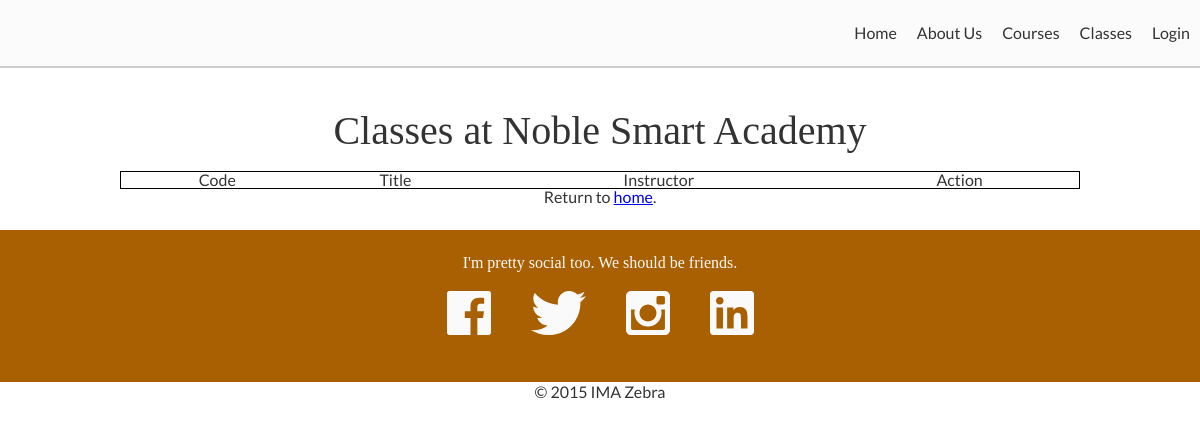
/classes.php, run on an earlier commit of the app's database.
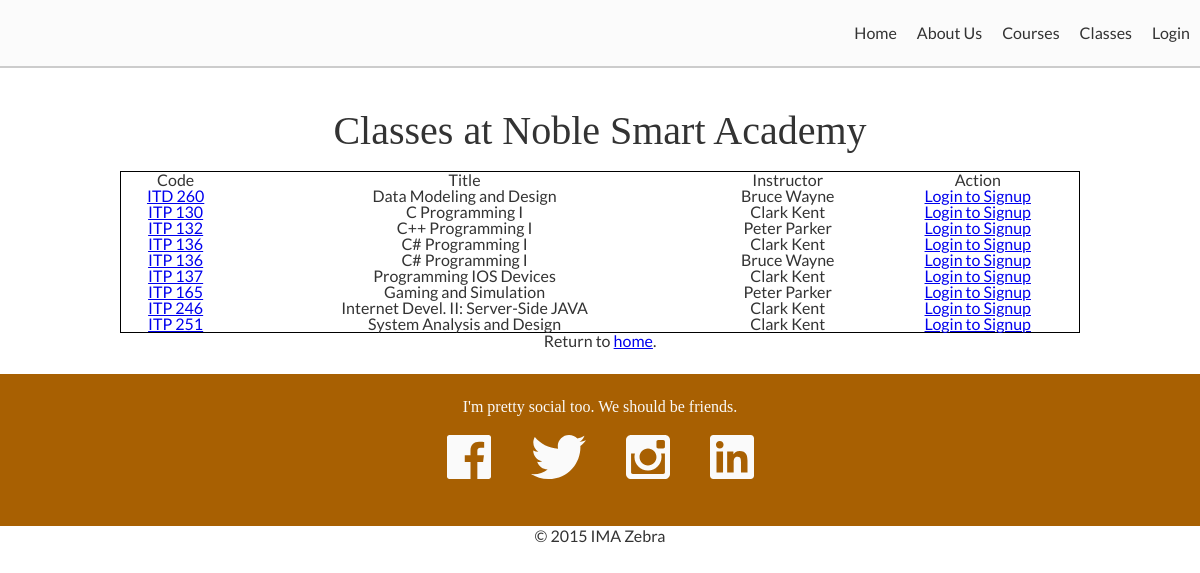
And on a later commit of the database.
### tables this page shows
CREATE TABLE IF NOT EXISTS `classes` (
  `id` int(11) NOT NULL AUTO_INCREMENT,
  `course_id` int(11) NOT NULL,
  `instructor_id` int(11) NOT NULL,
  `start_date` date NOT NULL,
  `end_date` date NOT NULL,
  `location` varchar(250) NOT NULL,
  PRIMARY KEY (`id`) USING BTREE,
  KEY `fk_courseId` (`course_id`)
);

CREATE TABLE IF NOT EXISTS `courses` (
  `id` int(11) NOT NULL,
  `code` varchar(15) NOT NULL,
  `title` varchar(255) NOT NULL,
  `credit` int(11) DEFAULT NULL,
  `description` text,
  `cost` float DEFAULT NULL,
  PRIMARY KEY (`id`)
);

### includes/functions.php (the view, shortened to what this page needs)
<?php
function getClasses(){
    global $link;
    $sql='SELECT C.id, S.code as code, S.title as title, C.location as location,
    concat(I.fname," ", I.lname) as fullname
    FROM `classes` as C, `instructors` as I, `courses` as S
    where C.instructor_id=I.id and C.course_id = S.id
    order by S.code asc';
    $result = mysqli_query($link, $sql);
    echo "<table style='border:solid 1px black;width:80%;margin-left:auto;margin-right:auto'><thead>
        <th>Code</th>
        <th>Title</th><th>Instructor</th>
        <th>Action</th>
        </thead>
        <tbody>";
    while($courses=mysqli_fetch_array($result)){
        $id=htmlspecialchars($courses['id'],ENT_QUOTES, 'UTF-8');
        $code= htmlspecialchars($courses['code'],ENT_QUOTES, 'UTF-8');
        $title=htmlspecialchars($courses['title'],ENT_QUOTES, 'UTF-8');
        $fullname=htmlspecialchars($courses['fullname'],ENT_QUOTES, 'UTF-8');
        $lnkDetail = '<tr><td><a href="courses.php?id='.$id.'">'.$code.'</a></td>';
        echo '<td>'.$lnkDetail.'</td><td>'.$title.'</td>';
        echo '<td>'.$fullname.'</td>';
        if (isset($_COOKIE["fullname"])){
            $userId = $_COOKIE["userid"];
            $btnSignup = '<input type="button" onclick="signup('.$id.','.$userId.')" value="Signup"/>';
            echo '<td>'.$btnSignup.'</td>';
        } else {
            $lnkLogin = '<a href="login.php">Login to Signup<a/>';
            echo '<td>'.$lnkLogin.'</td>';
        }
    }
    echo "</tbody></table>";
}
?>

What changed in the data, as far as the page shows it:
added classes: course.code "ITD 260", course.title "Data Modeling and Design", fullname "Bruce Wayne"
added classes: course.code "ITP 130", course.title "C Programming I", fullname "Clark Kent"
added classes: course.code "ITP 132", course.title "C++ Programming I", fullname "Peter Parker"
added classes: course.code "ITP 136", course.title "C# Programming I", fullname "Clark Kent"
added classes: course.code "ITP 136", course.title "C# Programming I", fullname "Bruce Wayne"
added classes: course.code "ITP 137", course.title "Programming IOS Devices", fullname "Clark Kent"
added classes: course.code "ITP 165", course.title "Gaming and Simulation", fullname "Peter Parker"
added classes: course.code "ITP 246", course.title "Internet Devel. II: Server-Side JAVA", fullname "Clark Kent"
added classes: course.code "ITP 251", course.title "System Analysis and Design", fullname "Clark Kent"
